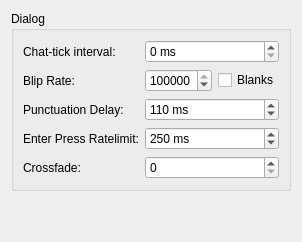
       <widget class="QWidget" name="tab_5">
        <attribute name="title">
         <string>Timing</string>
        </attribute>
        <layout class="QVBoxLayout" name="verticalLayout_6">
         <item>
          <widget class="QGroupBox" name="groupBox_6">
           <property name="minimumSize">
            <size>
             <width>0</width>
             <height>101</height>
            </size>
           </property>
           <property name="title">
            <string>Dialog</string>
           </property>
           <layout class="QFormLayout" name="formLayout_7">
            <item row="0" column="0">
             <widget class="QLabel" name="chat_tick_interval_label">
              <property name="text">
               <string>Chat-tick interval:</string>
              </property>
             </widget>
            </item>
            <item row="0" column="1">
             <widget class="QSpinBox" name="chat_tick_interval">
              <property name="suffix">
               <string> ms</string>
              </property>
              <property name="minimum">
               <number>0</number>
              </property>
              <property name="maximum">
               <number>999</number>
              </property>
             </widget>
            </item>
            <item row="1" column="0">
             <widget class="QLabel" name="blip_rate_label">
              <property name="text">
               <string>Blip Rate:</string>
              </property>
             </widget>
            </item>
            <item row="1" column="1">
             <layout class="QHBoxLayout" name="horizontalLayout_16">
              <item>
               <widget class="QSpinBox" name="blip_rate">
                <property name="minimum">
                 <number>1</number>
                </property>
                <property name="maximum">
                 <number>1000000000</number>
                </property>
                <property name="value">
                 <number>1000000000</number>
                </property>
               </widget>
              </item>
              <item>
               <widget class="QCheckBox" name="blank_blips">
                <property name="sizePolicy">
                 <sizepolicy hsizetype="Maximum" vsizetype="Fixed">
                  <horstretch>0</horstretch>
                  <verstretch>0</verstretch>
                 </sizepolicy>
                </property>
                <property name="text">
                 <string>Blanks</string>
                </property>
               </widget>
              </item>
             </layout>
            </item>
            <item row="2" column="0">
             <widget class="QLabel" name="punctuation_delay_label">
              <property name="text">
               <string>Punctuation Delay:</string>
              </property>
             </widget>
            </item>
            <item row="2" column="1">
             <widget class="QSpinBox" name="punctuation_delay">
              <property name="suffix">
               <string> ms</string>
              </property>
              <property name="maximum">
               <number>1000</number>
              </property>
              <property name="value">
               <number>110</number>
              </property>
             </widget>
            </item>
            <item row="4" column="1">
             <widget class="QSpinBox" name="FadeDurationBox">
              <property name="maximum">
               <number>600</number>
              </property>
             </widget>
            </item>
            <item row="4" column="0">
             <widget class="QLabel" name="CrossfadeLabel">
              <property name="text">
               <string>Crossfade:</string>
              </property>
             </widget>
            </item>
            <item row="3" column="0">
             <widget class="QLabel" name="chat_ratelimit_label">
              <property name="text">
               <string>Enter Press Ratelimit:</string>
              </property>
             </widget>
            </item>
            <item row="3" column="1">
             <widget class="QSpinBox" name="chat_ratelimit">
              <property name="suffix">
               <string> ms</string>
              </property>
              <property name="maximum">
               <number>5000</number>
              </property>
              <property name="value">
               <number>250</number>
              </property>
             </widget>
            </item>
           </layout>
          </widget>
         </item>
         <item>
          <spacer name="verticalSpacer">
           <property name="orientation">
            <enum>Qt::Orientation::Vertical</enum>
           </property>
           <property name="sizeHint" stdset="0">
            <size>
             <width>20</width>
             <height>40</height>
            </size>
           </property>
          </spacer>
         </item>
        </layout>
       </widget>
